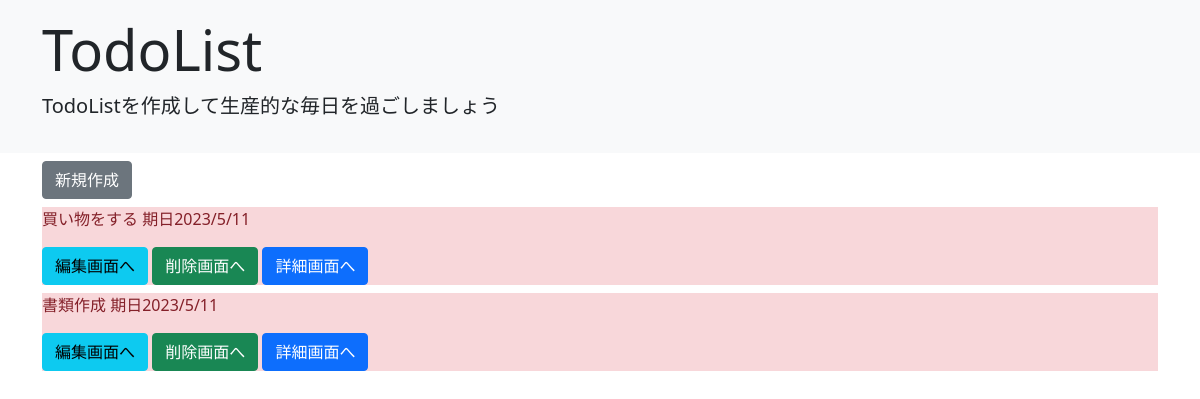
/list/, run on an earlier commit of the app's database.
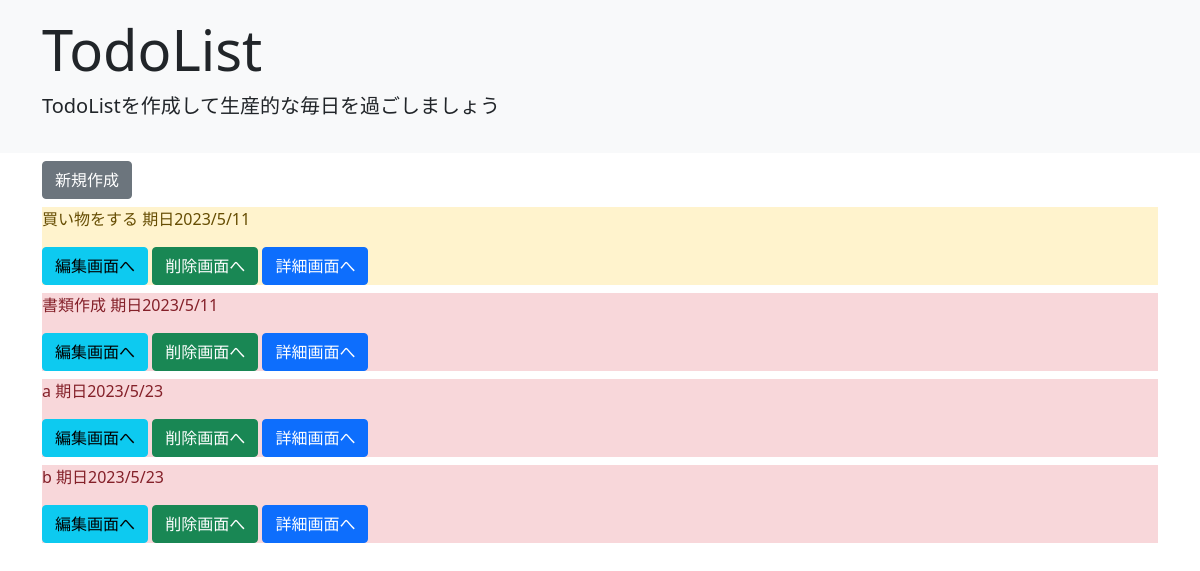
And on a later commit of the database.
### todo/models.py (models this page shows, shortened)
class TodoModel(models.Model):
    title = models.CharField(max_length=100)
    memo = models.TextField()
    priority = models.CharField(
        max_length=50,
        choices = CHOICE
        )
    duedate = models.DateField()

### todo/views.py (the view)
# urls.py: path('list/', TodoList.as_view(), name='list'),
class TodoList(ListView):
    template_name = 'list.html'
    model = TodoModel

### templates/list.html (shortened to what this page needs)
{% extends 'base.html' %}
{% block header %}
<!doctype html>
<html lang="ja">
  <head>
    <link rel="stylesheet" href="https://cdn.jsdelivr.net/npm/bootstrap@5.0.1/dist/css/bootstrap.min.css">
  </head>
  <body>
    <div class="p-3 mb-2 bg-light text-dark">
        <div class="container">
            <h1 class="display-4">TodoList</h1>
            <p class="lead">TodoListを作成して生産的な毎日を過ごしましょう</p>
        </div>
    </div>
  </body>
</html>
{% endblock %}
{% block content %}
<div class="container">
    <a href="{% url 'create' %}" class="btn btn-secondary mb-2" tabindex="-1" role="button" aria-disabled="true">新規作成</a>
    {% for item in object_list %}
    <div class="alert-{{ item.priority }} mb-2" role="alert">
        <p>{{ item.title }} 期日{{ item.duedate | date:"o/n/j" }}</p>
        <a href="{% url 'update' item.pk %}" class="btn btn-info" tabindex="-1" role="button" aria-disabled="true">編集画面へ</a>
        <a href="{% url 'delete' item.pk %}" class="btn btn-success" tabindex="-1" role="button" aria-disabled="true">削除画面へ</a>
        <a href="{% url 'detail' item.pk %}" class="btn btn-primary" tabindex="-1" role="button" aria-disabled="true">詳細画面へ</a>
    </div>
    {% endfor %}
</div>
{% endblock content %}

### templates/base.html (shortened to what this page needs)
<!doctype html>
<html lang="en">
  <head>
    <link href="https://cdn.jsdelivr.net/npm/bootstrap@5.0.2/dist/css/bootstrap.min.css" rel="stylesheet">
  </head>
  <body>
    {% block header %}
    {% endblock header %}
    {% block content %}
    {% endblock content %}
  </body>
</html>

What changed in the data, as far as the page shows it:
changed TodoModel "買い物をする": priority "danger" → "warning" (drawn)
added TodoModel: title "a", duedate "2023/5/23"
added TodoModel: title "b", duedate "2023/5/23"
